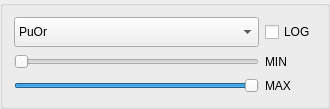
                  <widget class="QGroupBox" name="colorGridGroupBox">
                   <property name="sizePolicy">
                    <sizepolicy hsizetype="Maximum" vsizetype="Fixed">
                     <horstretch>0</horstretch>
                     <verstretch>0</verstretch>
                    </sizepolicy>
                   </property>
                   <property name="minimumSize">
                    <size>
                     <width>330</width>
                     <height>0</height>
                    </size>
                   </property>
                   <property name="title">
                    <string notr="true"/>
                   </property>
                   <layout class="QGridLayout" name="gridLayout_9">
                    <item row="2" column="0">
                     <widget class="QSlider" name="rangeSliderMin">
                      <property name="minimumSize">
                       <size>
                        <width>0</width>
                        <height>18</height>
                       </size>
                      </property>
                      <property name="maximum">
                       <number>99</number>
                      </property>
                      <property name="singleStep">
                       <number>1</number>
                      </property>
                      <property name="orientation">
                       <enum>Qt::Horizontal</enum>
                      </property>
                     </widget>
                    </item>
                    <item row="2" column="1">
                     <widget class="QLabel" name="label_2">
                      <property name="text">
                       <string>MIN</string>
                      </property>
                     </widget>
                    </item>
                    <item row="4" column="1">
                     <widget class="QLabel" name="label_3">
                      <property name="text">
                       <string>MAX</string>
                      </property>
                     </widget>
                    </item>
                    <item row="1" column="1">
                     <widget class="QCheckBox" name="logScaleCheckBox">
                      <property name="layoutDirection">
                       <enum>Qt::LeftToRight</enum>
                      </property>
                      <property name="autoFillBackground">
                       <bool>false</bool>
                      </property>
                      <property name="text">
                       <string notr="true">LOG</string>
                      </property>
                      <property name="checked">
                       <bool>false</bool>
                      </property>
                     </widget>
                    </item>
                    <item row="1" column="0">
                     <widget class="QComboBox" name="colorComboBox">
                      <property name="sizePolicy">
                       <sizepolicy hsizetype="Minimum" vsizetype="Fixed">
                        <horstretch>0</horstretch>
                        <verstretch>0</verstretch>
                       </sizepolicy>
                      </property>
                      <property name="minimumSize">
                       <size>
                        <width>0</width>
                        <height>30</height>
                       </size>
                      </property>
                      <property name="toolTip">
                       <string notr="true"/>
                      </property>
                      <property name="currentText">
                       <string>PuOr</string>
                      </property>
                      <property name="iconSize">
                       <size>
                        <width>100</width>
                        <height>10</height>
                       </size>
                      </property>
                      <property name="frame">
                       <bool>true</bool>
                      </property>
                      <item>
                       <property name="text">
                        <string notr="true">PuOr</string>
                       </property>
                       <property name="icon">
                        <iconset resource="resources.qrc">
                         <normaloff>:/icons/PuOr.png</normaloff>:/icons/PuOr.png</iconset>
                       </property>
                      </item>
                      <item>
                       <property name="text">
                        <string notr="true">RdYlBu</string>
                       </property>
                       <property name="icon">
                        <iconset resource="resources.qrc">
                         <normaloff>:/icons/RdYlBu.png</normaloff>:/icons/RdYlBu.png</iconset>
                       </property>
                      </item>
                      <item>
                       <property name="text">
                        <string notr="true">bwr</string>
                       </property>
                       <property name="icon">
                        <iconset resource="resources.qrc">
                         <normaloff>:/icons/bwr.png</normaloff>:/icons/bwr.png</iconset>
                       </property>
                      </item>
                      <item>
                       <property name="text">
                        <string notr="true">viridis</string>
                       </property>
                       <property name="icon">
                        <iconset resource="resources.qrc">
                         <normaloff>:/icons/viridis.png</normaloff>:/icons/viridis.png</iconset>
                       </property>
                      </item>
                      <item>
                       <property name="text">
                        <string notr="true">cividis</string>
                       </property>
                       <property name="icon">
                        <iconset resource="resources.qrc">
                         <normaloff>:/icons/cividis.png</normaloff>:/icons/cividis.png</iconset>
                       </property>
                      </item>
                      <item>
                       <property name="text">
                        <string notr="true">gray</string>
                       </property>
                       <property name="icon">
                        <iconset resource="resources.qrc">
                         <normaloff>:/icons/gray.png</normaloff>:/icons/gray.png</iconset>
                       </property>
                      </item>
                     </widget>
                    </item>
                    <item row="4" column="0">
                     <widget class="QSlider" name="rangeSliderMax">
                      <property name="minimumSize">
                       <size>
                        <width>0</width>
                        <height>18</height>
                       </size>
                      </property>
                      <property name="maximum">
                       <number>99</number>
                      </property>
                      <property name="value">
                       <number>99</number>
                      </property>
                      <property name="sliderPosition">
                       <number>99</number>
                      </property>
                      <property name="orientation">
                       <enum>Qt::Horizontal</enum>
                      </property>
                     </widget>
                    </item>
                   </layout>
                  </widget>
